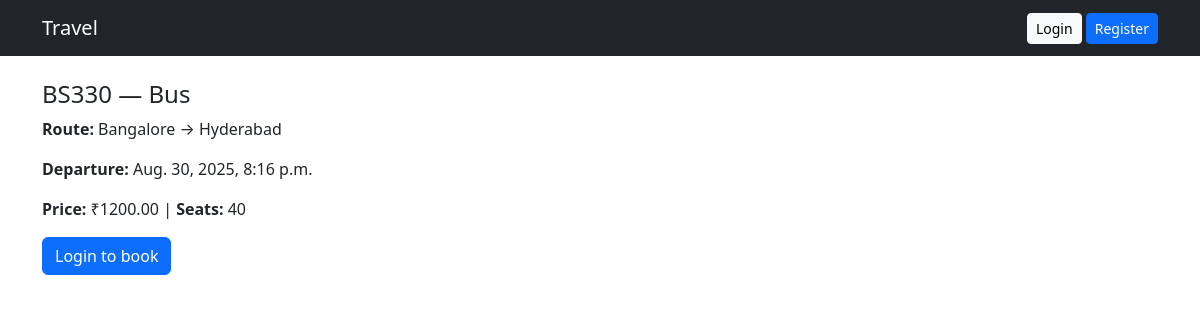
Page /travel/3/ on the committed database.
### travel/models.py (models this page shows, shortened)
class TravelOption(models.Model):
    class Type(models.TextChoices):
        FLIGHT="FLIGHT","Flight"; TRAIN="TRAIN","Train"; BUS="BUS","Bus"
    travel_id = models.CharField(max_length=20, unique=True)
    type = models.CharField(max_length=10, choices=Type.choices)
    source = models.CharField(max_length=100)
    destination = models.CharField(max_length=100)
    departure = models.DateTimeField()
    price = models.DecimalField(max_digits=10, decimal_places=2)
    available_seats = models.PositiveIntegerField(default=0)

### travel/views.py (the view)
# urls.py: path("<int:pk>/", views.travel_detail, name="detail"),
def travel_detail(request, pk):
    item = get_object_or_404(TravelOption, pk=pk)
    return render(request, "travel/detail.html", {"item": item})

### templates/travel/detail.html
{% extends "base.html" %}{% block content %}
<h4>{{ item.travel_id }} — {{ item.get_type_display }}</h4>
<p><strong>Route:</strong> {{ item.source }} → {{ item.destination }}</p>
<p><strong>Departure:</strong> {{ item.departure }}</p>
<p><strong>Price:</strong> ₹{{ item.price }} | <strong>Seats:</strong> {{ item.available_seats }}</p>
{% if user.is_authenticated %}
  <a class="btn btn-primary" href="{% url 'travel:book' item.pk %}">Book</a>
{% else %}
  <a class="btn btn-primary" href="{% url 'login' %}?next={% url 'travel:detail' item.pk %}">Login to book</a>
{% endif %}
{% endblock %}

### rows in the picture
TravelOption: travel_id "BS330", type "Bus", source "Bangalore", destination "Hyderabad", departure "Aug. 30, 2025, 8:16 p.m.", price "1200.00", available_seats "40"
